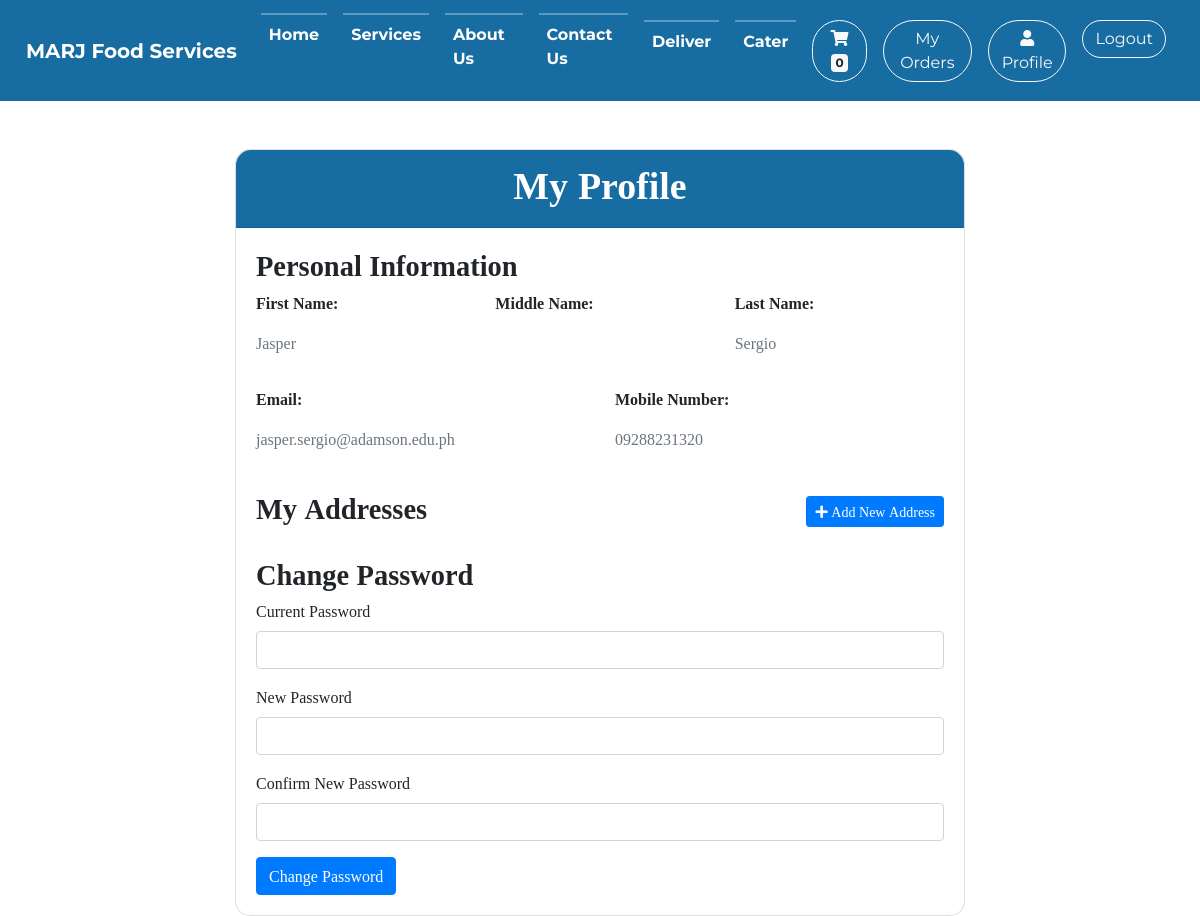
Page /modules/profile.php (signed in) on the committed database.
### tables this page shows
CREATE TABLE IF NOT EXISTS `users` (
  `user_id` int NOT NULL AUTO_INCREMENT,
  `fname` varchar(250) NOT NULL,
  `mname` varchar(250) DEFAULT NULL,
  `lname` varchar(250) NOT NULL,
  `email_add` varchar(250) NOT NULL,
  `mobile_num` varchar(250) NOT NULL,
  `password` varchar(250) NOT NULL,
  `emailv` enum('Yes','No') NOT NULL,
  `OTPC` int DEFAULT NULL,
  `OTPE` datetime DEFAULT NULL,
  `role_id` int NOT NULL,
  `created_at` timestamp NULL DEFAULT CURRENT_TIMESTAMP,
  PRIMARY KEY (`user_id`)
);

### modules/profile.php (the view, shortened to what this page needs)
<?php
include("dbconi.php");
$user_id = $_SESSION['user_id'];
$query = "SELECT fname, mname, lname, email_add, mobile_num FROM users WHERE user_id = ?";
$stmt = mysqli_prepare($dbc, $query);
mysqli_stmt_bind_param($stmt, "i", $user_id);
mysqli_stmt_execute($stmt);
$result = mysqli_stmt_get_result($stmt);
$user_data = mysqli_fetch_assoc($result);
?>
<!DOCTYPE html>
<html lang="en">
<head>
    <link rel="stylesheet" href="https://maxcdn.bootstrapcdn.com/bootstrap/4.5.2/css/bootstrap.min.css">
    <link rel="stylesheet" href="https://cdnjs.cloudflare.com/ajax/libs/font-awesome/5.15.4/css/all.min.css">
    <link rel="stylesheet" href="<?php echo BASE_URL; ?>/vendor/style1.css">
</head>
<body>
    <?php include("navigation.php"); ?>
    <div class="container mt-5">
        <div class="row justify-content-center">
            <div class="col-md-8">
                <div class="card" style="border-radius: 15px;">
                    <div class="card-header text-center" style="background-color: var(--accent); color: white; border-radius: 15px 15px 0 0;">
                        <h3>My Profile</h3>
                    </div>
                    <div class="card-body">
                        <div class="user-info mb-4">
                            <h4>Personal Information</h4>
                            <div class="row">
                                <div class="col-md-4">
                                    <p><strong>First Name:</strong></p>
                                    <p class="text-muted"><?php echo htmlspecialchars($user_data['fname']); ?></p>
                                </div>
                                <div class="col-md-4">
                                    <p><strong>Middle Name:</strong></p>
                                </div>
                                <div class="col-md-4">
                                    <p><strong>Last Name:</strong></p>
                                    <p class="text-muted"><?php echo htmlspecialchars($user_data['lname']); ?></p>
                                </div>
                            </div>
                            <div class="row mt-3">
                                <div class="col-md-6">
                                    <p><strong>Email:</strong></p>
                                    <p class="text-muted"><?php echo htmlspecialchars($user_data['email_add']); ?></p>
                                </div>
                                <div class="col-md-6">
                                    <p><strong>Mobile Number:</strong></p>
                                    <p class="text-muted"><?php echo htmlspecialchars($user_data['mobile_num']); ?></p>
                                </div>
                            </div>
                        </div>
                        <div class="address-management mb-4">
                            <div class="d-flex justify-content-between align-items-center">
                                <h4>My Addresses</h4>
                                <button type="button" class="btn btn-primary btn-sm" data-toggle="modal" data-target="#addAddressModal">
                                    <i class="fas fa-plus"></i> Add New Address
                                </button>
                            </div>
                        </div>
                        <div class="change-password mt-4">
                            <h4>Change Password</h4>
                            <form id="changePasswordForm">
                                <div class="form-group">
                                    <label for="current_password">Current Password</label>
                                    <input type="password" class="form-control" id="current_password" name="current_password" required>
                                </div>
                                <div class="form-group">
                                    <label for="new_password">New Password</label>
                                    <input type="password" class="form-control" id="new_password" name="new_password" required>
                                </div>
                                <div class="form-group">
                                    <label for="confirm_password">Confirm New Password</label>
                                    <input type="password" class="form-control" id="confirm_password" name="confirm_password" required>
                                </div>
                                <button type="submit" class="btn btn-primary">Change Password</button>
                            </form>
                        </div>
                    </div>
                </div>
            </div>
        </div>
    </div>
</body>
</html>

### rows in the picture
users: fname "Jasper", lname "Sergio", email_add "jasper.sergio@adamson.edu.ph", mobile_num "09288231320"
